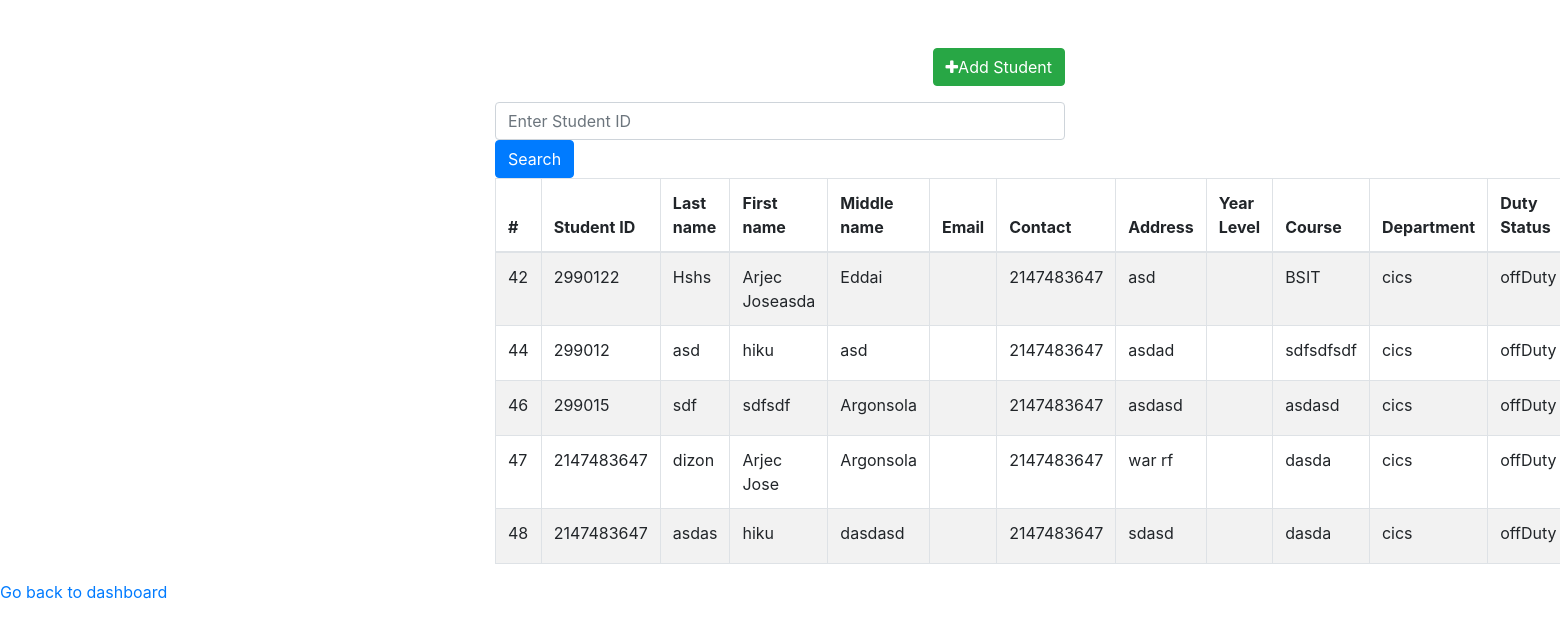
Screenshot of /Admin/view/index.php with the database file from the repository.
### tables this page shows
CREATE TABLE `students` (
  `stu_id` int(11) NOT NULL,
  `users_id` int(11) NOT NULL,
  `student_id` int(20) NOT NULL,
  `profile_pic` longblob NOT NULL,
  `firstname` varchar(55) NOT NULL,
  `lastname` varchar(55) NOT NULL,
  `middlename` varchar(55) NOT NULL,
  `contact` int(16) NOT NULL,
  `address` text NOT NULL,
  `year_levelnsection` varchar(30) NOT NULL,
  `course` varchar(255) NOT NULL,
  `department` varchar(55) NOT NULL,
  `duty_Status` varchar(15) NOT NULL,
  `gender` varchar(15) NOT NULL,
  `updated_at` datetime NOT NULL DEFAULT current_timestamp(),
  `activeStatus` time NOT NULL DEFAULT current_timestamp()
);

### Admin/view/index.php (the view, shortened to what this page needs)
<?php
    require_once "../../includes/config.php";
?>
<!DOCTYPE html>
<html lang="en">
<head>
    <link rel="stylesheet" href="https://stackpath.bootstrapcdn.com/bootstrap/4.5.2/css/bootstrap.min.css">
    <link rel="stylesheet" href="https://maxcdn.bootstrapcdn.com/font-awesome/4.7.0/css/font-awesome.min.css">
</head>
<body>
<div class="wrapper">
        <div class="container-fluid">
            <div class="row">
                <div class="col-md-12">
                    <div class="mt-5 mb-3 clearfix">
                        <a href="../addStudent/index.php" class="btn btn-success pull-right"><i class="fa fa-plus"></i>Add Student</a>
                    </div>
                    <form action="index.php" method="GET">
                            <input type="text" name="stu_id" class="form-control" placeholder="Enter Student ID">
                            <button type="submit" class="btn btn-primary">Search</button>
                    </form>
                    <?php
                        if(isset($_GET["stu_id"]) && !empty($_GET["stu_id"])){
                            $stu_id = $_GET["stu_id"];
                            $query = "SELECT * FROM students WHERE stu_id = :stu_id";
                            $stmt = $pdo->prepare($query);
                            $stmt->bindParam(":stu_id", $stu_id);
                            if($stmt->execute()){
                                if($stmt->rowCount() > 0){
                                    echo '<table class="table table-bordered table-striped">';
                                    echo "<thead>";
                                    echo "<tr>";
                                    echo "<th>#</th>";
                                    echo "<th>Student ID</th>";
                                    echo "<th>Last name</th>";
                                    echo "<th>First name</th>";
                                    echo "<th>Middle name</th>";
                                    echo "<th>Email</th>";
                                    echo "<th>Contact</th>";
                                    echo "<th>Address</th>";
                                    echo "<th>Year Level</th>";
                                    echo "<th>Course</th>";
                                    echo "<th>Department</th>";
                                    echo "<th>Duty Status</th>";
                                    echo "<th>Gender</th>";
                                    echo "<th>Action</th>";
                                    echo "</tr>";
                                    echo "</thead>";
                                    echo "<tbody>";
                                    while ($row = $stmt->fetch()) {
                                        echo "<tr>";
                                        echo "<td>" . $row['stu_id'] . "</td>";
                                        echo "<td>" . $row['student_id'] . "</td>";
                                        echo "<td>" . $row['lastname'] . "</td>";
                                        echo "<td>" . $row['firstname'] . "</td>";
                                        echo "<td>" . $row['middlename'] . "</td>";
                                        echo "<td>" . $row['email'] . "</td>";
                                        echo "<td>" . $row['contact'] . "</td>";
                                        echo "<td>" . $row['address'] . "</td>";
                                        echo "<td>" . $row['year_level'] . "</td>";
                                        echo "<td>" . $row['course'] . "</td>";
                                        echo "<td>" . $row['department'] . "</td>";
                                        echo "<td>" . $row['duty_Status'] . "</td>";
                                        echo "<td>" . $row['gender'] . "</td>";
                                        echo "<td>";
                                        echo '<a href="../view/enrol.php?stu_id=' . $row['stu_id'] . '"><button>eEnroldit</button></a>';
                                        echo "</td>";
                                        echo "</tr>";
                                    }
                                    echo "</tbody>";
                                    echo "</table>";
                                } else {
                                    echo '<div class="alert alert-danger"><em>No records were found.</em></div>';
                                }
                            } else {
                                echo "Oops! Something went wrong. Please try again later.";
                            }
                        } else {
                            $sql = 'SELECT * FROM students;';
                            if($result = $pdo->query($sql)){
                                if($result->rowCount() > 0){
                                    echo '<table class="table table-bordered table-striped">';
                                    echo "<thead>";
                                    echo "<tr>";
                                    echo "<th>#</th>";
                                    echo "<th>Student ID</th>";
                                    echo "<th>Last name</th>";
                                    echo "<th>First name</th>";
                                    echo "<th>Middle name</th>";
                                    echo "<th>Email</th>";
                                    echo "<th>Contact</th>";
                                    echo "<th>Address</th>";
                                    echo "<th>Year Level</th>";
                                    echo "<th>Course</th>";
                                    echo "<th>Department</th>";
                                    echo "<th>Duty Status</th>";
                                    echo "</tr>";
                                    echo "</thead>";
                                    echo "<tbody>";
                                    while ($row = $result->fetch()) {
                                        echo "<tr>";
                                        echo "<td>" . $row['stu_id'] . "</td>";
                                        echo "<td>" . $row['student_id'] . "</td>";
                                        echo "<td>" . $row['lastname'] . "</td>";
                                        echo "<td>" . $row['firstname'] . "</td>";
                                        echo "<td>" . $row['middlename'] . "</td>";
                                        echo "<td>" . $row['email'] . "</td>";
                                        echo "<td>" . $row['contact'] . "</td>";
                                        echo "<td>" . $row['address'] . "</td>";
                                        echo "<td>" . $row['year_level'] . "</td>";
                                        echo "<td>" . $row['course'] . "</td>";
                                        echo "<td>" . $row['department'] . "</td>";
                                        echo "<td>" . $row['duty_Status'] . "</td>";
                                        echo "</tr>";
                                    }
                                    echo "</tbody>";
                                    echo "</table>";
                                } else {
                                    echo '<div class="alert alert-danger"><em>No records were found.</em></div>';
                                }
                            }
                        }
                    ?>
                </div>
            </div>
        </div>
    </div>
    <a href="../index.php">Go back to dashboard</a>
</body>
</html>

### Admin/view/index.php (style rules this page uses)
.wrapper { width: 600px; margin: 0 auto; }

### rows the page displays
students: stu_id "42", student "2990122", lastname "Hshs", firstname "Arjec Joseasda", middlename "Eddai", contact "2147483647", address "asd", course "BSIT", department "cics", duty_Status "offDuty"
students: stu_id "44", student "299012", lastname "asd", firstname "hiku", middlename "asd", contact "2147483647", address "asdad", course "sdfsdfsdf", department "cics", duty_Status "offDuty"
students: stu_id "46", student "299015", lastname "sdf", firstname "sdfsdf", middlename "Argonsola", contact "2147483647", address "asdasd", course "asdasd", department "cics", duty_Status "offDuty"
students: stu_id "47", student "2147483647", lastname "dizon", firstname "Arjec Jose", middlename "Argonsola", contact "2147483647", address "war rf", course "dasda", department "cics", duty_Status "offDuty"
students: stu_id "48", student "2147483647", lastname "asdas", firstname "hiku", middlename "dasdasd", contact "2147483647", address "sdasd", course "dasda", department "cics", duty_Status "offDuty"
